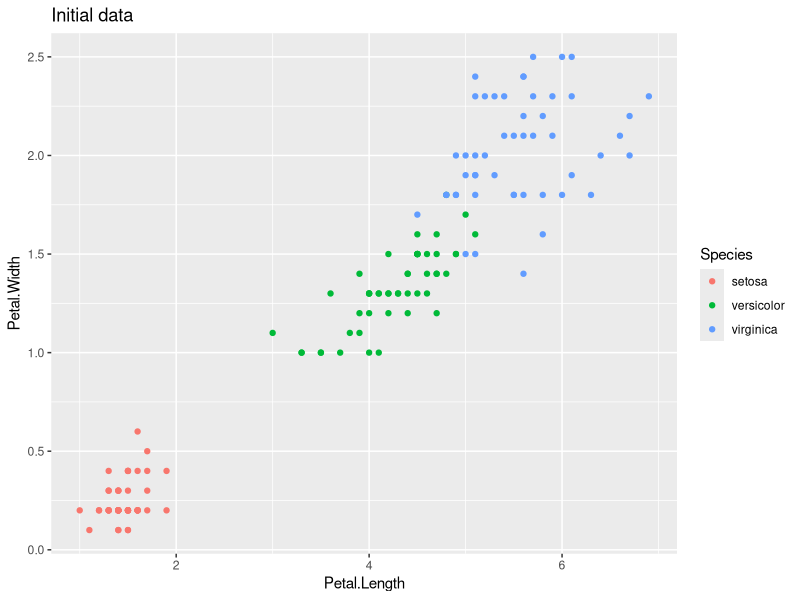
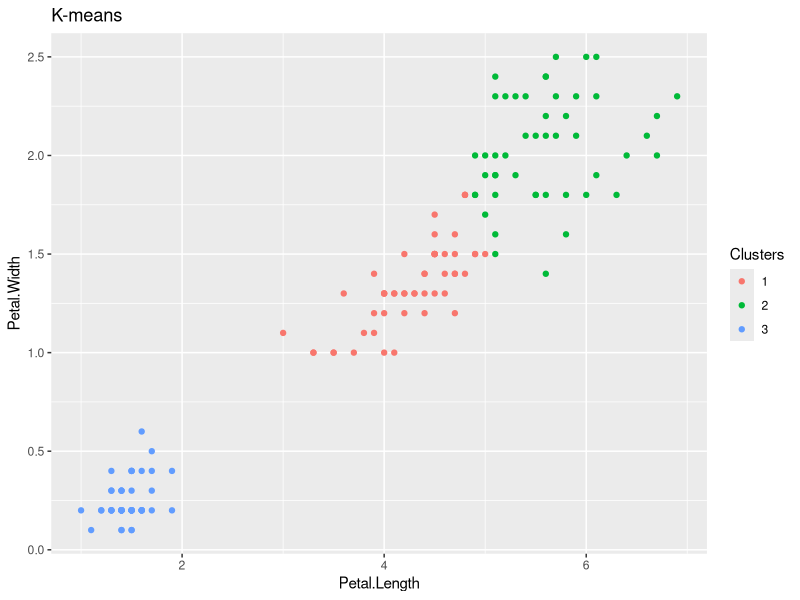
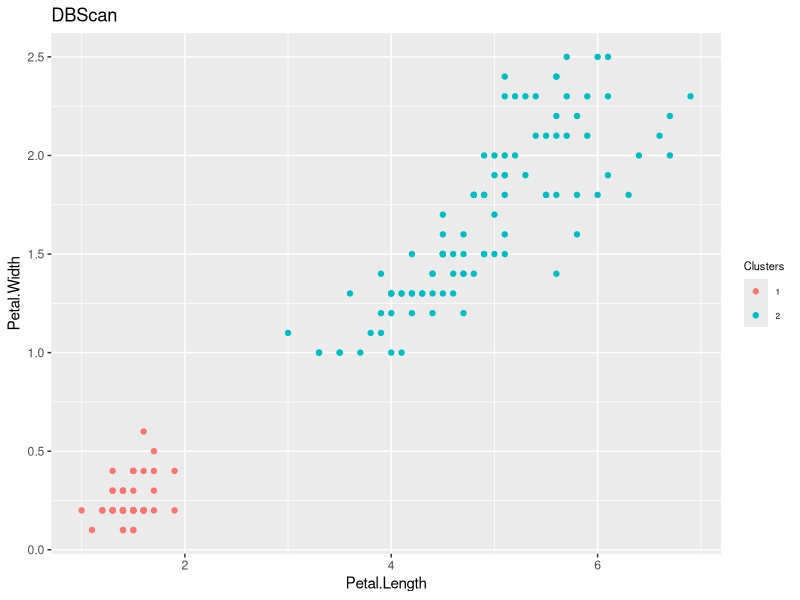

Source code (R) for these figures, in order:
#install.packages("ggplot2")
#install.packages("dbscan")
#install.packages("cluster")
library(ggplot2)
library(dbscan)
library(cluster)

# we will use the iris dataset
ggplot(iris, aes(Petal.Length, Petal.Width, color = Species)) +
  labs(title = "Initial data") +
  geom_point()

# the use of the library k-means function to petals
set.seed(20)
irisCluster <- kmeans(iris[, 3:4], 3, nstart = 20)
irisCluster

# plot the result
table(irisCluster$cluster, iris$Species)
irisCluster$cluster <- as.factor(irisCluster$cluster)
ggplot(iris, aes(Petal.Length, Petal.Width, color = irisCluster$cluster)) + 
  labs(title = "K-means", color = "Clusters") +
  geom_point()

# the use of the library DBScan function to petals
x <- as.matrix(iris[, 3:4])
db <- dbscan(x, eps = .6, minPts = 4)
db

# plot the result
db$cluster <- as.factor(db$cluster)
ggplot(iris, aes(Petal.Length, Petal.Width, color = db$cluster)) + 
  labs(title = "DBScan", color = "Clusters") +
  theme(legend.text=element_text(size=6), legend.title=element_text(size=8)) +
  geom_point()

# estimation of the clusterization quality by the silhouette scope

# distance matrix with the euclidean distance measure
dist_matrix <- dist(iris[, 3:4], diag = T, method = "euclidean")
knn_sil <- mean(silhouette(as.numeric(levels(irisCluster$cluster)[irisCluster$cluster]),
                      dist_matrix)[, 3])
dbscan_sil <- mean(silhouette(as.numeric(levels(db$cluster)[db$cluster]),
                              dist_matrix)[, 3])
# more the metric, the denser the clusters
knn_sil
dbscan_sil
